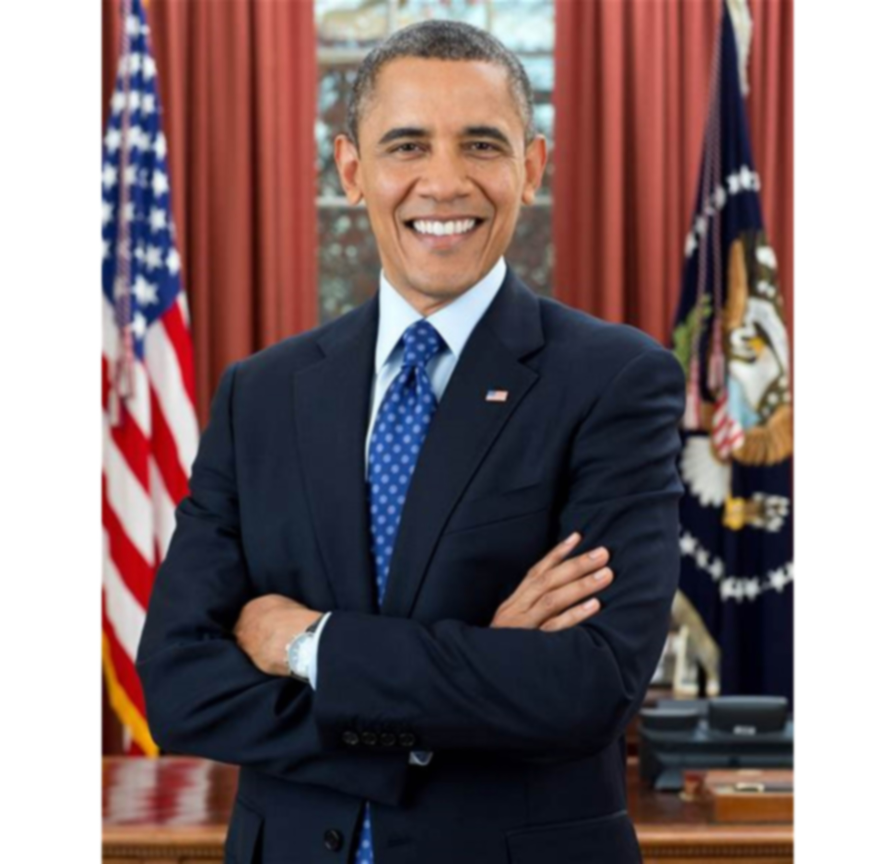
#> input picture AI/gaussianImg.jpg, 2687 x 2592 px, given in place of the camera (shown at 1/3 size)
$ python '2. Real time moving object detection and tracking.py'
#> lines starting #> are read from the running program, lines starting #| are printed output that depends on the picture
import cv2
import imutils
import time

cam = cv2.VideoCapture(0)
# [11 lines of commented-out code are left out]

firstFrame = None
area = 500

while True:
    _,img = cam.read()
#> img is the input picture: shape (2592, 2687, 3); mean B, G, R 112.8, 111.2, 128.8
    text = "Normal"
    Img = imutils.resize(img,width=500)
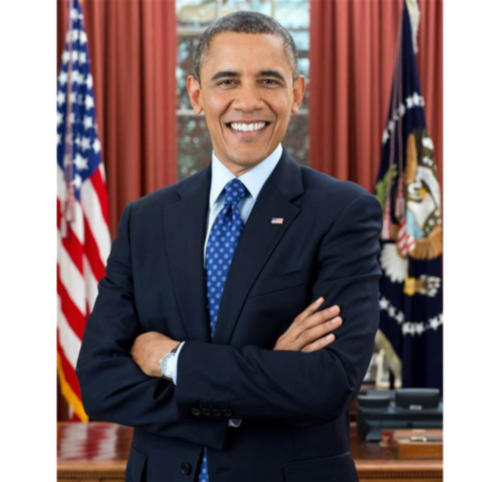
#> Img: shape (482, 500, 3); mean B, G, R 112.8, 111.2, 128.8
    grayImg = cv2.cvtColor(img,cv2.COLOR_BGR2GRAY)
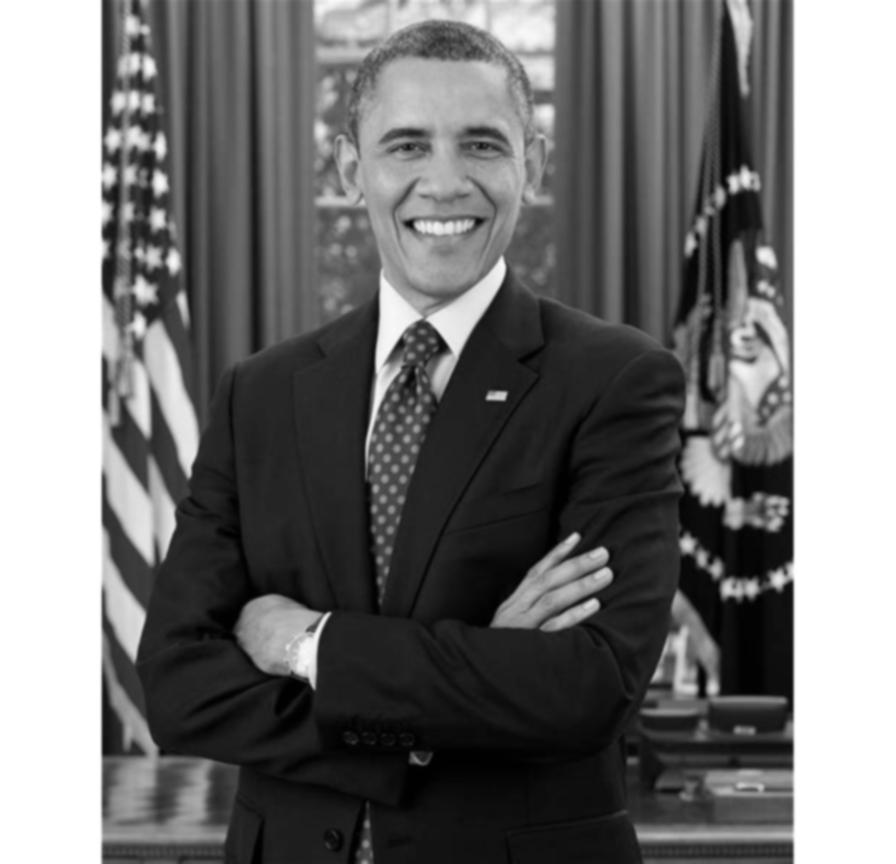
#> grayImg: shape (2592, 2687) (shown at 1/3 size); min 0, max 255, mean 116.6
    gaussianImg = cv2.GaussianBlur(grayImg,(21,21),0)
    if firstFrame is None:
        firstFrame = gaussianImg
        continue
    imgDiff = cv2.absdiff(firstFrame, grayImg)
    threshImg = cv2.threshold(imgDiff, 100,255,cv2.THRESH_BINARY)[1]
    threshImg = cv2.dilate(threshImg, None, iterations=2)
    cnts = cv2.findContours(threshImg.copy(), cv2.RETR_EXTERNAL, cv2.CHAIN_APPROX_SIMPLE)
    cnts = imutils.grab_contours(cnts)
    for c in cnts:
        if cv2.contourArea(c)   < area:
            continue
        (x, y, w, h)  = cv2.boundingRect(c)
        cv2.rectangle(img, (x, y), (x + w, y + h), (0, 255, 0), 2)
        text = "Moving Object detechted"
    print(text)
    cv2.putText(img, text, (10, 20), cv2.FONT_HERSHEY_SIMPLEX, 0.5, (0, 0, 255), 2)
    cv2.imshow("cameraFeed", img)

    cv2.imshow("cameraFeed", img)
    key = cv2.waitKey(1) & 0xFF
    if key == ord("q"):
        break
cam.release()
cv2.destroyAllWindows()
